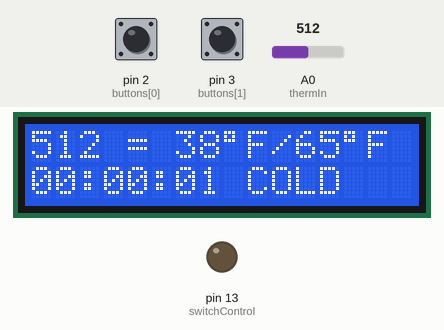
Simulated run of this sketch. Board: Arduino Uno, built with avr-gcc and run on an emulated ATmega328P. Shown: 16×2 character LCD, output pins drawn as LEDs (lit = HIGH). The test bench sets the inputs (shaded band); at power-on: A0 (thermIn) = 512, pin 2 (buttons[0]) HIGH, pin 3 (buttons[1]) HIGH.

Above: at 1.2 s.
1.3 s: A0 (thermIn) set to 650
At 2.8 s:
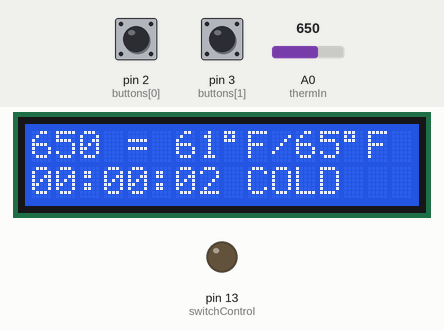
3.5 s: A0 (thermIn) set to 675
At 4.7 s:
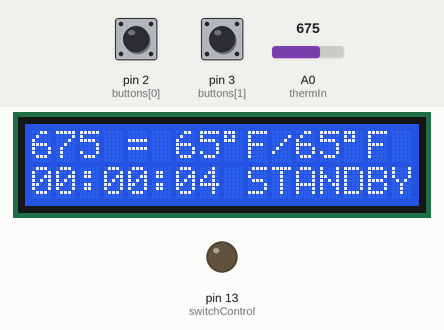
6.5 s: A0 (thermIn) set to 716
At 7.8 s:
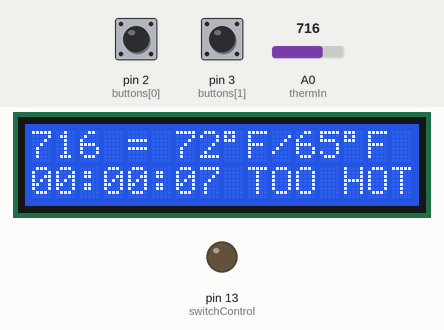
9.5 s: A0 (thermIn) set to 306
At 10.4 s:
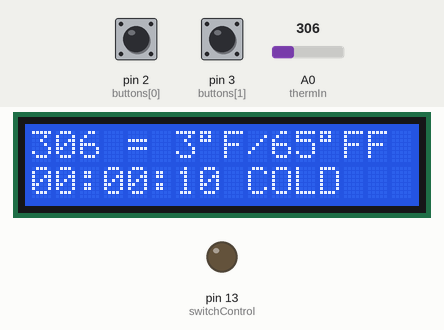
12.5 s: pin 2 (buttons[0]) pulled LOW for 0.15 s
At 13.8 s:
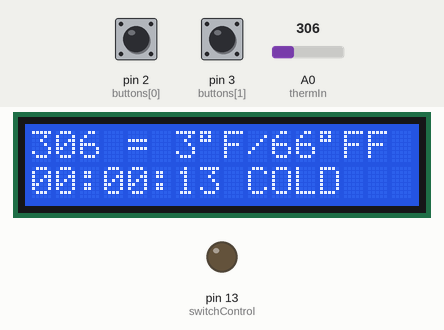
14.5 s: pin 3 (buttons[1]) pulled LOW for 0.15 s
At 15.5 s:
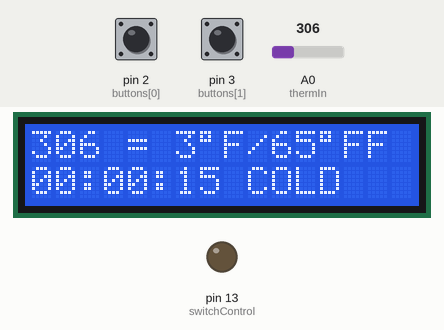
Timing chart, 0 to 17.5 s (numbered marks = the images above; inputs shaded):
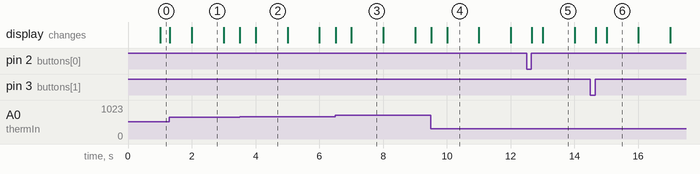

Measured:
- the behaviour switches between 667 and 668 on A0 (thermIn) (found by bisection; images 1 and 2)
- after the input at 3.5 s, the display: first changes at once (image 2 shows a later state)
- after the input at 6.5 s, the display: first changes at once (image 3 shows a later state)
- after the input at 9.5 s, the display: first changes at once (image 4 shows a later state)
- what the display in image 1 shows lasts 1.0 s, from 2.0 s to 3.0 s

The sketch:

Thermoclock.ino
```cpp
// Thermostat control

#include <LiquidCrystal.h>

// Use Time library from https://github.com/PaulStoffregen/Time
#include <Time.h>
#include <TimeLib.h>

// We control the thermostat and clock with a
// big 2-button state machine.
// Normally the two buttons will adjust the temperature setpoint.
// If you press both, you go into set mode
// Then, one button will cycle states, and the other will change the value.
typedef enum State {
  // Start state, or just operating.
  // Also allows temperature to be set on button up.
  STATE_START,
  // Both buttons were pressed, but we haven't released them both yet
  STATE_ENTER_SET,
  // Set hour
  STATE_SET_HOUR,
  // Set minute
  STATE_SET_MINUTE,
  // Set second
  STATE_SET_SECOND
 };

State currentState = STATE_START;

// Use a relay as a switch.
// Low is off, high is on.
const int switchControl = 13;

// Use a 210k/whatever thermistor I found voltage divider
const int thermIn = A0;
// Higher heat = less thermistor resistance = more positive
// Reasonable values are ~600-755

// We have a configurable temperature to maintain
int targetTempF = 65;
// And a range for it.
const int targetTempMin = 60;
const int targetTempMax = 80;
// The temperature sensor is noisy and may flick up or down
// before the temperature really gets there.
// So we have some hysteresis; we turn on this far below the target
// or lower.
const int tempToleranceDown = 2;
// And we turn off this far above it or higher.
const int tempToleranceUp = 2;

// And we have a fixed schedule during which to operate
const int startHour = 8;
const int endHour = 23;

// Set up the LCD screen
const int lcdReset = 4;
const int lcdRW = 5;
const int lcdEnable = 6;
const int lcdUnused1 = 7;
const int lcdUnused2 = 8;
const int lcdData[] = {9, 10, 11, 12};
LiquidCrystal lcd(lcdReset, lcdRW, lcdEnable,
  lcdData[0], lcdData[1], lcdData[2], lcdData[3]);

// We also have two buttons
const int buttons[] = {2, 3};

// Function to read button state. Pressed = 1, not pressed = 0
int readButton(int buttonPin) {
  return !digitalRead(buttonPin);
}

// And we watch the buttons with a debouncer thing.
// We track the button states 1 tick ago and on this tick.
// We track ticks with millis.
int buttonLastState[] = {0, 0};
int buttonNewState[] = {0, 0};

// This should be called every loop to watch the buttons
void updateButtonStates() {
  buttonLastState[0] = buttonNewState[0];
  buttonLastState[1] = buttonNewState[1];

  buttonNewState[0] = readButton(buttons[0]);
  buttonNewState[1] = readButton(buttons[1]);
}

// Now we have functions to detect events.
// This is true on the loop that the button was pressed on
int singleButtonDown(int buttonNum) {
  return buttonNewState[buttonNum] && !buttonLastState[buttonNum];
}
// This is true the loop the button was released on
int singleButtonUp(int buttonNum) {
  return !buttonNewState[buttonNum] && buttonLastState[buttonNum];
}
// And we wrap the state access for user code
int buttonIsDown(int buttonNum) {
  return buttonNewState[buttonNum];
}

// We track the heater switch state for hysteresis.
int switchState = 0;

// Function to set switch to state. 1 = on, 0 = off
void setSwitch(int state) {
  digitalWrite(switchControl, state ? HIGH : LOW);
  switchState = state;
}

// Get whether the switch was on or off.
int getSwitchState() {
  return switchState;
}

// Get the current temperature in degrees Arduino.
// Probably between 600 and 755, higher is hotter
int getRawTemp() {
    return analogRead(thermIn);
}

// Convert a raw temp to degrees F according to the conversion
// formula based on linear regression. Then fudge based on the
// calibrating thermometer being very wrong.
int rawToF(int raw) {
  return round(0.1674 * raw - 45.19 - 3);
}

// We have some schedule functions

// This returns if we should be trying to maintain
// target temp at the given time
int shouldBeArmed(time_t t) {
  return hour(t) >= startHour && hour(t) < endHour;
}

// This returns if it is too cold and we need to turn on
// the heat.
// It takes a raw sensor reading, not a temp in f.
int isTooCold(int rawTemp) {
  return rawToF(rawTemp) <= targetTempF - tempToleranceDown;
}

// This returns if it is too hot and we need to turn off
// the heat.
// It takes a raw sensor reading, not a temp in f.
int isTooHot(int rawTemp) {
  return rawToF(rawTemp) >= targetTempF + tempToleranceUp;
}

// Now we have some lcd printing functions

// Print padded with 0 to 2 digits
void printPad2(int val) {
  if (val < 10) {
    lcd.print("0");
  }
  lcd.print(val);
}

// When things flash, how long should they flash for?
const unsigned long flashPeriodMs = 200;

// Print padded with 0 to 2 digits, optionally flashing
void printPad2Flash(int val, int shouldFlash) {
  if (shouldFlash &&
    millis() % (2 * flashPeriodMs) < flashPeriodMs) {

    // Display the other thing
    lcd.print("  ");
  } else {
    // Display the actual value
    printPad2(val);
  }
}

// Print a 7-character string, flashing
void printString7Flash(const char* string, int shouldFlash) {
  if (shouldFlash &&
    millis() % (2 * flashPeriodMs) < flashPeriodMs) {

    // Display the other thing
    lcd.print("       ");
  } else {
    // Display the actual value
    lcd.print(string);
  }
}

void printTime(time_t t) {
  printPad2Flash(hour(t), currentState == STATE_SET_HOUR);
  lcd.print(":");
  printPad2Flash(minute(t), currentState == STATE_SET_MINUTE);
  lcd.print(":");
  printPad2Flash(second(t), currentState == STATE_SET_SECOND);
}


void setup() {
  // Start serial
  Serial.begin(9600);

  // Set up switch
  pinMode(switchControl, OUTPUT);
  // Set up pull-up for buttons
  pinMode(buttons[0], INPUT_PULLUP);
  pinMode(buttons[1], INPUT_PULLUP);
  // Start out with the switch off
  setSwitch(0);

  // Hold unused LCD pins low
  digitalWrite(lcdUnused1, LOW);
  digitalWrite(lcdUnused2, LOW);

  // Set up LCD
  lcd.begin(16, 2);
}

void loop() {
  // Check buttons
  updateButtonStates();

  // Check temperature
  int rawTemp = getRawTemp();

  // Show temperature
  lcd.setCursor(0, 0);
  lcd.print(rawTemp);
  lcd.print(" = ");
  lcd.print(rawToF(rawTemp));
  lcd.print((char)223);
  lcd.print("F");
  lcd.print("/");
  printPad2Flash(targetTempF, false);
  lcd.print((char)223);
  lcd.print("F");

  // Show time
  lcd.setCursor(0, 1);
  time_t t = now();
  printTime(t);
  lcd.print(" ");

  // Decide whether to be armed or not
  int armed = shouldBeArmed(t);
  // And whether the temp is out of bounds
  int cold = isTooCold(rawTemp);
  int hot = isTooHot(rawTemp);
  // And whether we are heating
  int heating = getSwitchState();


  if (heating) {
    // We are running the heater!
    printString7Flash("HEATING", heating);
  } else if (currentState == STATE_ENTER_SET) {
    // We are going to set the clock.
    // Let the user know they did something.
    printString7Flash("SETUP  ", true);
  } else if(cold && armed) {
    // Probably in the menu
    printString7Flash("HEAT   ", false);
  } else if (hot) {
    printString7Flash("TOO HOT", false);
  } else if (armed) {
    // We know it's not cold
    printString7Flash("TEMP OK", false);
  } else if (cold) {
    // We know we're not armed
    printString7Flash("COLD   ", false);
  } else {
    printString7Flash("STANDBY", false);
  }

  // Handle input
  if (singleButtonDown(0)) {
    // Left button was pressed.

    // Switch major states.
    switch (currentState) {
      case STATE_START:
        if (buttonIsDown(1)) {
          // This is the start of a 2-button press to enter set mode
          currentState = STATE_ENTER_SET;
        }
        // We control temperature on button up
        break;
      default:
        break;
    }
  }

  if (singleButtonUp(0)) {
    // On button up we do real things
    switch (currentState) {
      case STATE_START:
        if (targetTempF < targetTempMax) {
          // Raise temperature
          targetTempF++;
        }
        break;
      case STATE_ENTER_SET:
        if (!buttonIsDown(1)) {
          // Both buttons released, enter set mode
          currentState = STATE_SET_HOUR;
        }
        break;
      case STATE_SET_HOUR:
        // Advance state
        currentState = STATE_SET_MINUTE;
        break;
      case STATE_SET_MINUTE:
        // Advance state
        currentState = STATE_SET_SECOND;
        break;
      case STATE_SET_SECOND:
        // Finish setting
        currentState = STATE_START;
        break;
    }
  }

  if (singleButtonDown(1)) {
    // Right button was pressed.
    switch (currentState) {
      case STATE_START:
        if (buttonIsDown(0)) {
          // This is the start of a 2-button press to enter set mode
          currentState = STATE_ENTER_SET;
        }
      default:
        break;
    }
  }

  if (singleButtonUp(1)) {
    // Do actual changes
    switch (currentState) {
      case STATE_START:
        if (targetTempF > targetTempMin) {
          // Lower temperature
          targetTempF--;
        }
        break;
      case STATE_ENTER_SET:
        if (!buttonIsDown(0)) {
          // Both buttons released, enter set mode
          currentState = STATE_SET_HOUR;
        }
        break;
      case STATE_SET_HOUR:
        // Add an hour
        adjustTime(60 * 60);
        break;
      case STATE_SET_MINUTE:
        // Add a minute, but roll over
        if (minute(t) == 59) {
          adjustTime(-59 * 60);
        } else {
          adjustTime(60);
        }
        break;
      case STATE_SET_SECOND:
        // Add a second
        if (second(t) == 59) {
          adjustTime(-59);
        } else {
          adjustTime(1);
        }
        break;
    }
  }

  // Now do the actual heater code
  // Hysteresis is important

  if (hot || !armed || currentState != STATE_START) {
    // We are not supposed to be running! Turn off right now!
    // Note that we don't want to run when someone is adjusting us.
    setSwitch(0);
  } else if (currentState == STATE_START && armed && cold) {
    // Turn on the heat!
    setSwitch(1);
  } else if(currentState == STATE_START && armed && !hot) {
    // Keep the same state
    setSwitch(heating);
  }

  // We don't actually need to look at the heating flag
  // The heater will stay on until we turn it off.

}
```
